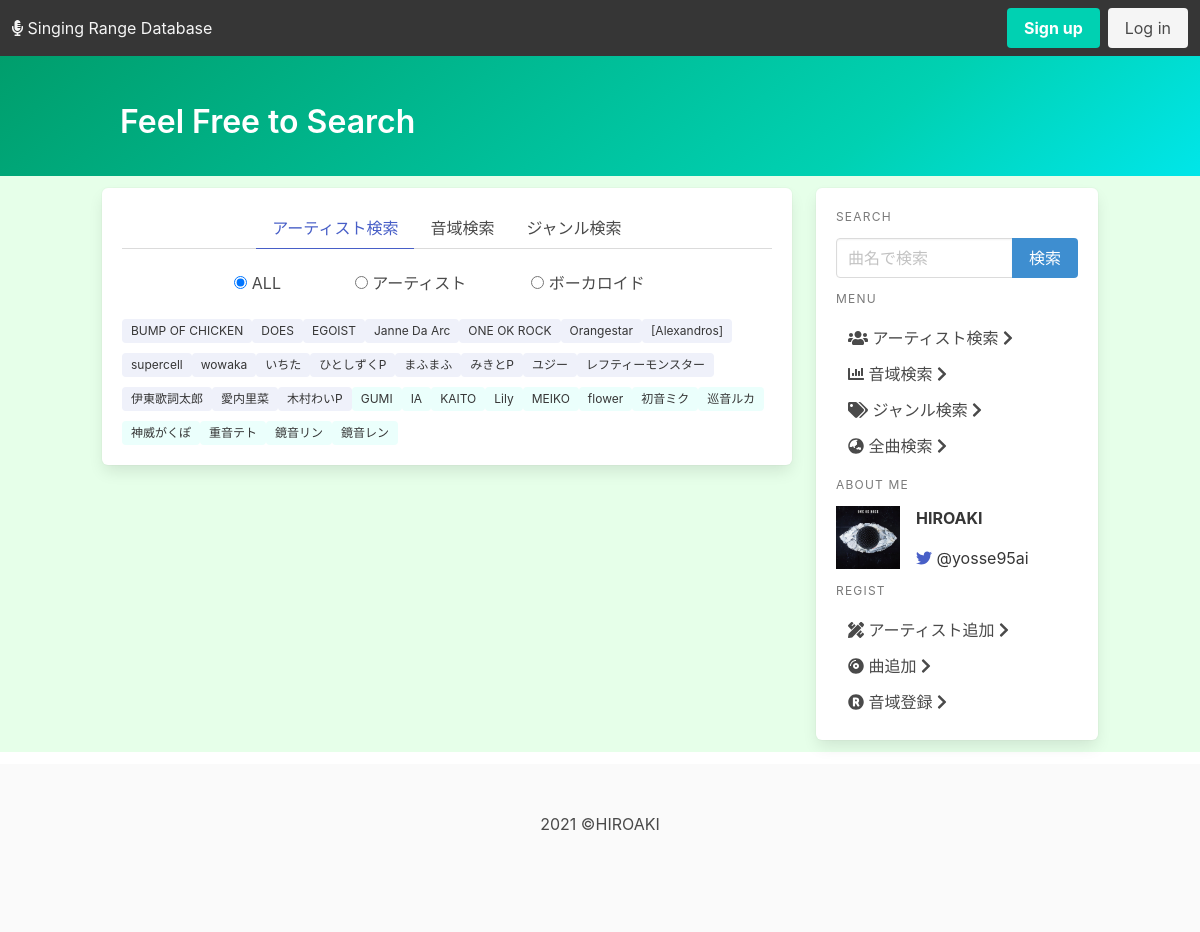
Before: /ranges/search/ with the older database file.
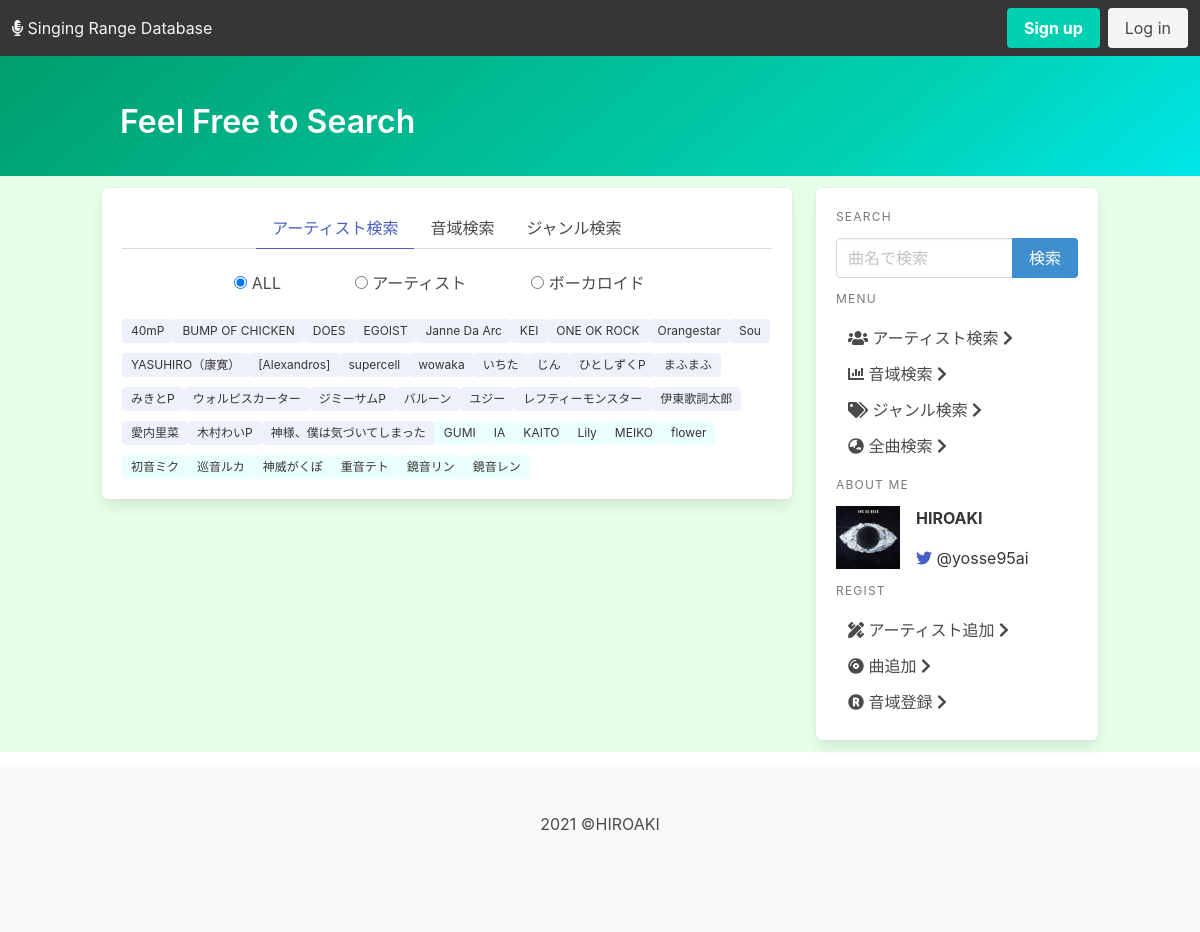
After: the same page with the newer database file.
### ranges/models.py (models this page shows)
class Artist(models.Model):
    artist_id = models.CharField(max_length=10, primary_key=True)
    artist_name = models.CharField("Artist's name", max_length=50)
    affiliation = models.ManyToManyField(
        "self",related_name="affiliation", blank=True)
    def __str__(self):
        return self.artist_name
    class Meta:
        ordering = ('artist_name', )

### ranges/views.py (the view)
# urls.py: path('search/', views.search, name='search'),
def search(request):
    notes_list = Note.objects.all()
    genres_list = Genre.objects.all()
    artists_list = Artist.objects.all()
    artist_list = list()
    for artist in artists_list:
        if Range.objects.filter(artist=artist):
            artist_list.append(artist)
    vocaloid = Artist.objects.filter(pk__startswith='V-')
    note_list = list()
    for note in notes_list:
        if Range.objects.filter(
        Q(highest_note=note.pk) | Q(lowest_note=note.pk) | Q(fake_note=note.pk)):
            note_list.append(nb.noteToNumber(note.pk))
    ordered_note = list()
    for note_n in sorted(note_list):
        pk = nb.numberToNote(note_n)
        ordered_note.append(notes_list.get(note_id=pk))
    genre_list = list()
    for genre in genres_list:
        if Range.objects.filter(genre=genre.pk):
            genre_list.append(genre)
    content = {
        'notes_list': ordered_note,
        'genre_list': genre_list,
        'artist_list': artist_list,
        'vcs': vocaloid,
    }
    return render(request, 'ranges/search.html', content)

### ranges/models.py (called while the page is built)
    def __str__(self):
        return self.note_name

    def __str__(self):
        return self.genre_name

### ranges/templatetags/noteBar.py (called while the page is built)
def noteToNumber(note_id):
    keys = {'C': 3, 'CS': 4, 'D': 5, 'DS': 6,
            'E': 7, 'F': 8, 'FS': 9, 'G': 10,
            'GS': 11, 'A': 0, 'AS': 1, 'B': 2}
    prefs = {'H': 1, 'M': 0, 'L': -1}
    p = prefs[note_id[:1]]
    n = int(note_id[1:2])
    key = keys[note_id[2:]]
    if p == prefs['H']:
        return 12 * (p + n) + key
    elif p == prefs['M']:
        return 12 * (n - 1) + key
    elif p == prefs['L']:
        return 12 * p * n + key

def numberToNote(number):
    keys = {0: 'A', 1: 'AS', 2: 'B', 3: 'C',
            4: 'CS', 5: 'D', 6: 'DS', 7: 'E',
            8: 'F', 9: 'FS', 10: 'G', 11: 'GS', }
    prefs = {1: 'H', 0: 'M', -1: 'L'}
    pref = int(number / 12)
    key = number % 12
    if number < 0:
        p = prefs[-1]
        pref = int((number+1) / 12)
        n = -1 * pref + 1
    elif pref < 2:
        p = prefs[0]
        n = pref + 1
    else:
        p = prefs[1]
        n = pref - 1
    return p + str(n) + keys[key]

### ranges/templates/ranges/search.html (shortened to what this page needs)
{% extends './base.html' %}
{% load note_control %}
{% block page_name %}Feel Free to Search{% endblock page_name %}
{% block content %}
<div class="box">
    <div class="tabs is-centered">
        <ul class="tab-group">
            <li class="tab is-active" name="artist"><a>アーティスト検索</a></li>
            <li class="tab" name="note"><a>音域検索</a></li>
            <li class="tab" name="genre"><a>ジャンル検索</a></li>
        </ul>
    </div>
    <div class="panel-content is-show">
        <form class="block">
            <div class="search-box control columns is-mobile">
                <label class="radio column is-2 is-offset-2">
                    <input type="radio" name="kind" value="" checked>
                    ALL
                </label>
                <label class="radio column is-3">
                    <input type="radio" name="kind" value="ar">
                    アーティスト
                </label>
                <label class="radio column is-3">
                    <input type="radio" name="kind" value="vc">
                    ボーカロイド
                </label>
            </div>
        </form>
        <div class="tags block">
            {% for artist in artist_list %}
            <div class="list_item" data-kind="ar">
                <span class="tag is-link is-light">
                    <a href="{% url 'ranges:detail_artist' artist.pk %}" class="has-text-dark">{{artist}}</a>
                </span>
            </div>
            {% endfor %}
            {% for vc in vcs %}
            <div class="list_item" data-kind="vc">
                <span class=" tag is-primary is-light">
                    <a href="{% url 'ranges:detail_artist' vc.pk %}" class="has-text-dark">{{vc}}</a>
                </span>
            </div>
            {% endfor %}
        </div>
    </div>
</div>
{% endblock content %}

Changed rows visible on the page:
added Artist: artist_name "40mP", shown under "Feel Free to Search"
added Artist: artist_name "KEI", shown under "Feel Free to Search"
now on this page (row unchanged): Artist: artist_name "Sou", shown under "Feel Free to Search"
added Artist: artist_name "YASUHIRO（康寛）", shown under "Feel Free to Search"
added Artist: artist_name "じん", shown under "Feel Free to Search"
now on this page (row unchanged): Artist: artist_name "ウォルピスカーター", shown under "Feel Free to Search"
added Artist: artist_name "ジミーサムP", shown under "Feel Free to Search"
added Artist: artist_name "バルーン", shown under "Feel Free to Search"
now on this page (row unchanged): Artist: artist_name "神様、僕は気づいてしまった", shown under "Feel Free to Search"
